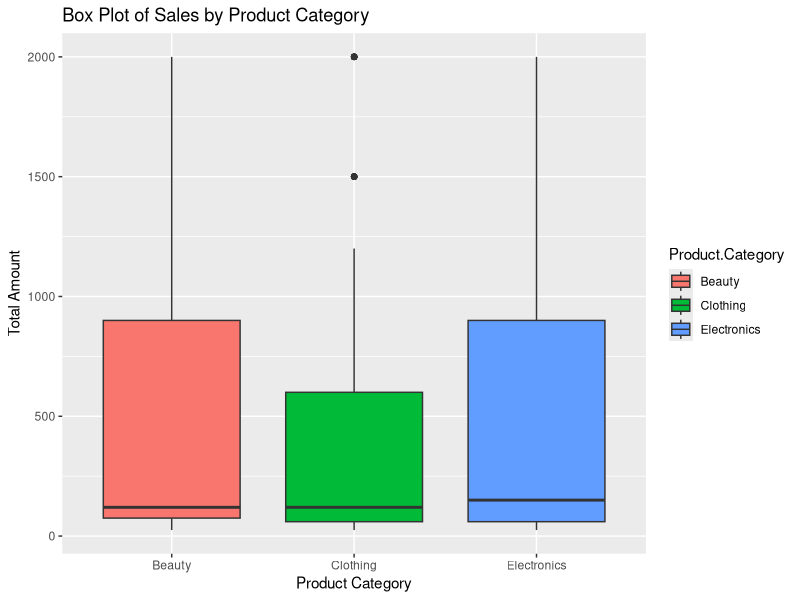
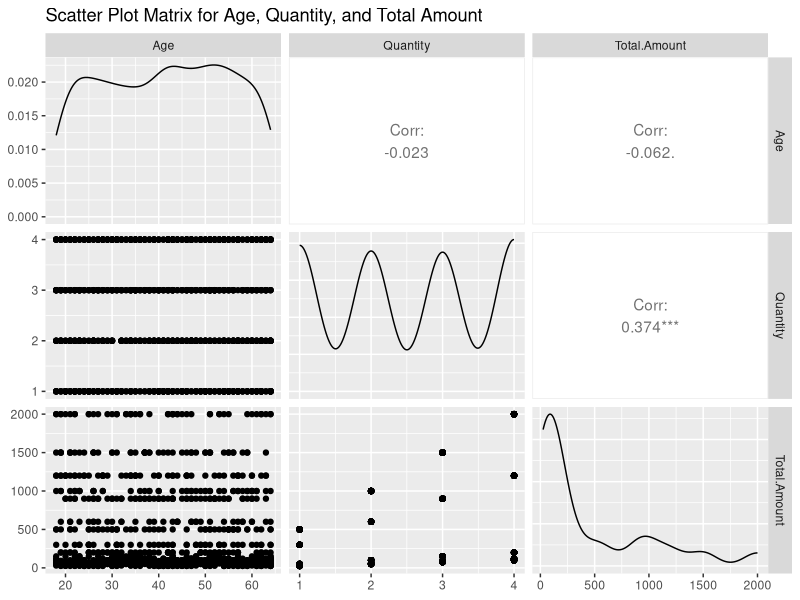
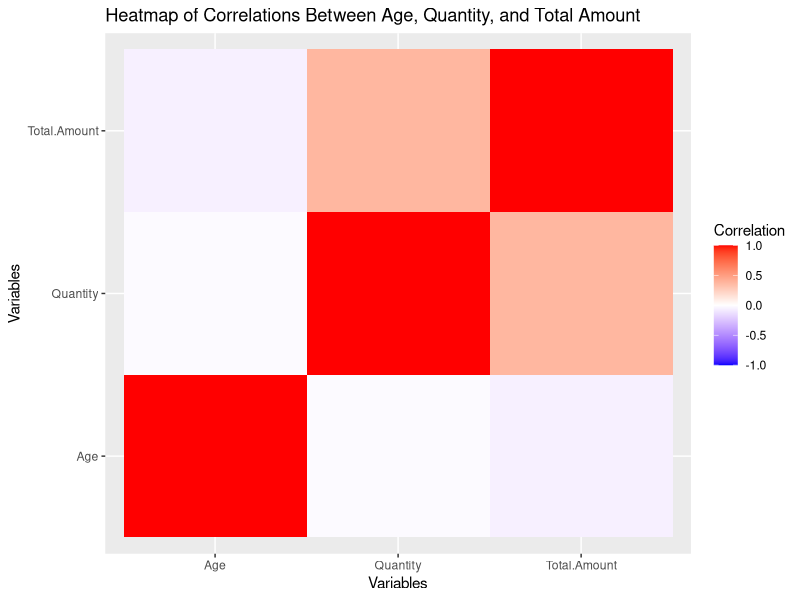

The R script that drew these images, in order:
# =============================
# OVERVIEW:
# This script performs data cleaning, analysis, and visualization on retail sales data.
# It answers key business questions related to total sales, customer demographics, and spending behavior.
# =============================

# Load necessary libraries
library(dplyr)    # For data manipulation
library(ggplot2)  # For data visualization
library(GGally)   # For scatter plot matrix
library(reshape2) # For creating heatmaps
# Add a command below to load tidyr

# =============================
# LOAD DATA
# Read the CSV data file and store it in a dataframe
sales_data <- read.csv("Week 3 retail_sales_dataset.csv")

# View rows of the dataset to understand its structure
head(sales_data)
tail(sales_data)
print(sales_data)

str(sales_data)
summary(sales_data)

#sales_data <- mutate(sales_data, Log.TA = log(Total.Amount))

#data_filtered <- filter(sales_data, Age < 30)
#head(data_filtered)

# =============================
# STEP 1: HANDLING MISSING AND DUPLICATE DATA
# =============================
# HANDLE MISSING DATA
# Check for missing values in the dataframe
colSums(is.na(sales_data))

# Replace empty strings or 'NaN' with NA in the entire dataframe
sales_data[sales_data == "" | sales_data == "NaN"] <- NA

# Check for missing values in the dataframe again
colSums(is.na(sales_data))

# Fill missing values in Age with the median (if any)
sales_data$Age[is.na(sales_data$Age)] <- median(sales_data$Age, na.rm = TRUE)

# =============================
# HANDLE DUPLICATE DATA
# Check if any duplicates exist
duplicates_count <- sum(duplicated(sales_data))
print(paste("Number of duplicate rows:", duplicates_count))

# Remove any duplicate rows from the dataframe
sales_data <- distinct(sales_data)

# Check if any duplicates remain
duplicates_count <- sum(duplicated(sales_data))
print(paste("Number of duplicate rows:", duplicates_count))

# =============================
# STEP 2: IDENTIFYING REVENUE DECLINE BY PRODUCT CATEGORY
# =============================
# Calculate total sales for each product category
total_sales_per_category <- sales_data %>%
  group_by(Product.Category) %>%
  summarise(total_sales = sum(Total.Amount, na.rm = TRUE)) %>%
  arrange(desc(total_sales))

# Display the total sales per category
print("Total Sales per Category:")
print(total_sales_per_category)

# =============================
# Create a box plot to visualize the spread of total amount spent by category
ggplot(sales_data, aes(x = Product.Category, y = Total.Amount)) +
  geom_boxplot(aes(fill = Product.Category)) +
  ggtitle("Box Plot of Sales by Product Category") +
  xlab("Product Category") +
  ylab("Total Amount")

# A box plot visually represents the distribution of a dataset by showing
# its spread, central tendency, and potential outliers. The box spans the
# interquartile range (IQR), containing the middle 50% of the data, with
# a line inside the box representing the median. The whiskers extend to
# the minimum and maximum values within 1.5 times the IQR, and points
# beyond the whiskers are considered outliers. Symmetry or skewness is
# indicated by the length of the whiskers, showing how the data is
# distributed, with skewness revealed by longer whiskers on one side.

# =============================
# STEP 3: CUSTOMER DEMOGRAPHICS AND SPENDING BEHAVIOR
# =============================
# Analyze the average age of customers for each product category
average_age_per_category <- sales_data %>%
  group_by(Product.Category) %>%
  summarise(avg_age = mean(Age, na.rm = TRUE)) %>%
  arrange(desc(avg_age))

# Display the average age per category
print("Average Customer Age per Category:")
print(average_age_per_category)

# =============================
# Create a scatter plot matrix to explore relationships between Age, Quantity, and Total Amount
ggpairs(sales_data, columns = c("Age", "Quantity", "Total.Amount"),
        title = "Scatter Plot Matrix for Age, Quantity, and Total Amount")

# A scatter plot matrix displays pairwise relationships between multiple 
# variables in a dataset. Each cell in the matrix contains a scatter plot 
# comparing two variables, helping to visualize patterns, correlations, 
# or trends between them. The diagonal of the matrix typically shows 
# each variable's distribution, often as histograms or density plots. 
# Scatter plot matrices are useful for identifying relationships, 
# clustering, or outliers, providing an overview of how variables interact 
# across the dataset.

# =============================
# CHALLENGE: CREATE A CONNECTED SCATTER PLOT
# =============================

# Uncomment the code below and see if you can create a connected scatter plot using
# Month and Average_Total_Amount from the newly created dataframe. 
# Our initial dataframe is called sales_data - not data. 

print(sales_data)

# Ensure the Date column is in the correct Date format
sales_data <- sales_data %>%
  mutate(Date = as.Date(Date, format = "%m/%d/%y"))  # Convert the Date column to Date type

# Calculate the average Total.Amount by month
monthly_averages <- sales_data %>%
  mutate(Month = format(Date, "%Y-%m")) %>%  # Create a new Month column in "YYYY-MM" format
  group_by(Month) %>%  # Group by the Month column
  summarize(Average_Total_Amount = mean(Total.Amount, na.rm = TRUE))  # Calculate the average

# Check the summarized data
# print(monthly_averages)

# Plot the monthly averages
# ggplot(monthly_averages, aes(x = var1, y = var2, group = 1)) +
#   geom_line() +
#   geom_point() +
#   theme(axis.text.x = element_text(angle = 45, hjust = 1)) +  # Rotate x-axis labels for readability
#   labs(x = "Month", y = "Average Total Amount", title = "Average Total Amount by Month")

# =============================
# STEP 4: GENDER-BASED SPENDING ANALYSIS
# =============================
# Calculate total spending by gender
total_spending_by_gender <- sales_data %>%
  group_by(Gender) %>%
  summarise(total_spending = sum(Total.Amount, na.rm = TRUE)) %>%
  arrange(desc(total_spending))

# Display the total spending by gender
print("Total Spending by Gender:")
print(total_spending_by_gender)

# =============================
# CHALLENGE: CREATE A BAR CHART
# =============================

# Uncomment the code below and see if you can create a barplot using
# Gender and Total.Amount. Our dataframe is called sales_data - not data.
# ggplot(data, aes(x=name, y=value)) +
#   geom_bar(stat = "identity")

# =============================
# STEP 5: ANALYZING THE RELATIONSHIP BETWEEN KEY VARIABLES
# =============================
# Create a heatmap to visualize correlations between numerical variables
correlation_matrix <- cor(sales_data[, c("Age", "Quantity", "Total.Amount")], use = "complete.obs")

# Melt the correlation matrix for visualization
melted_corr_matrix <- melt(correlation_matrix)

# Plot the heatmap using ggplot2
ggplot(data = melted_corr_matrix, aes(x = Var1, y = Var2, fill = value)) +
  geom_tile() +
  scale_fill_gradient2(low = "blue", high = "red", mid = "white", midpoint = 0, limit = c(-1, 1), space = "Lab", 
                       name="Correlation") +
  ggtitle("Heatmap of Correlations Between Age, Quantity, and Total Amount") +
  xlab("Variables") +
  ylab("Variables")

# A correlation heatmap visually represents the strength and direction of 
# relationships between variables in a dataset. Each cell in the heatmap 
# shows a correlation coefficient, typically ranging from -1 to 1, with 
# color intensity indicating the degree of correlation. Positive correlations 
# are closer to 1, while negative correlations are closer to -1. Heatmaps 
# make it easy to identify strong relationships, patterns, or trends between 
# variables at a glance, aiding in feature selection and understanding 
# data interactions.

# =============================
# CHALLENGE: CREATE SOMETHING ON YOUR OWN
# =============================

# Check out this awesome ggplot2 website: https://r-graph-gallery.com
# You can explore different visualizations and maybe find one that interests you.
# Drill down into and see the sample code.  Trying copying it into this file, updating it and runnning it.
# This dataset will not support all of these but you can focus on simpler ones first.  
